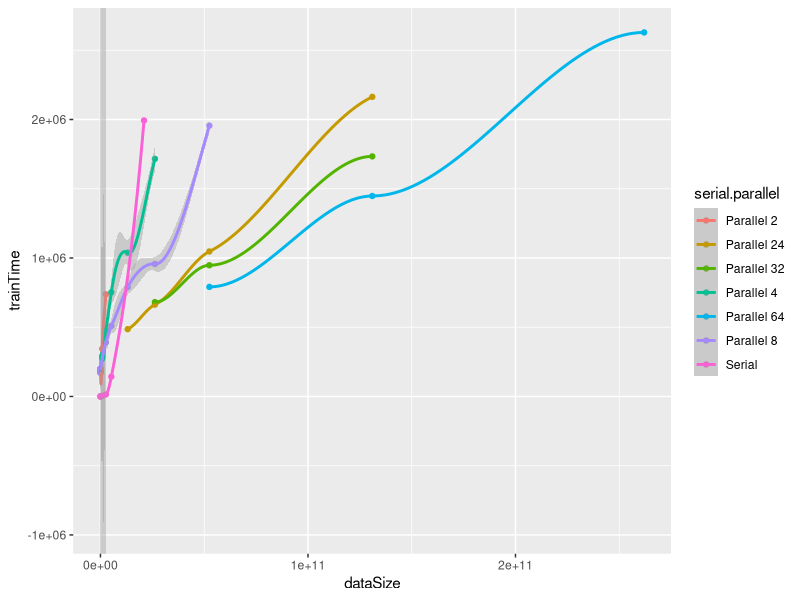

Write R code to recreate this figure.
setwd("C:/Git-data/Afstuderen/measurements")
library(ggplot2)
library(scales)
measure = read.csv("raw_data.csv") # read csv file
name <- paste(measure$serial.parallel, measure$nodeCount, sep = " ")
name <- ifelse(name=="Serial NA", "Serial", name)
measure$serial.parallel <- name
d <- ggplot(data=measure, aes(x=dataSize, y=trainTime, colour=serial.parallel))
d <- d + geom_point() + geom_smooth()
d